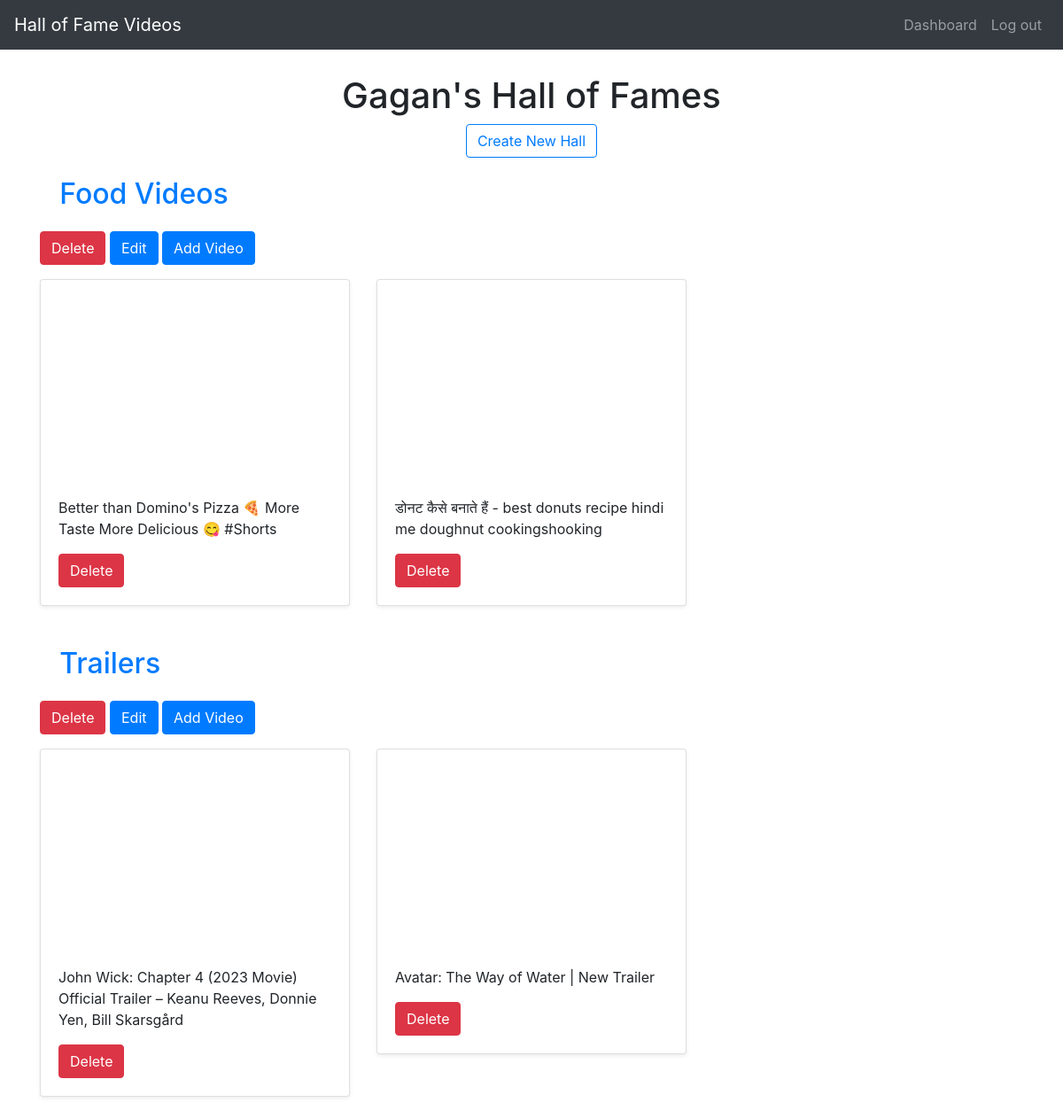
/dashboard (signed in), run on the app's committed database.
### hofvid/models.py (models this page shows, shortened)
class Hall(models.Model):
    title = models.CharField(max_length=300)
    user =  models.ForeignKey(User,on_delete=models.CASCADE)

class Video(models.Model):
    title = models.CharField(max_length=255)
    youtube_id = models.CharField(max_length=255)
    url = models.URLField(max_length=400)
    hall = models.ForeignKey(Hall, on_delete=models.CASCADE)

### hofvid/views.py (the view)
# urls.py: path('dashboard',dashboard,name='dashboard'),
@login_required
def dashboard(request):
    hall = Hall.objects.filter(user=request.user)
    return render(request,'hofvid/dashboard.html',{'halls':hall})

### hofvid/templates/hofvid/dashboard.html (shortened to what this page needs)
{% extends 'hofvid/base.html' %}
{% load static %}
{%block stylesheet%}
<link rel='stylesheet' href="{% static 'dashboard.css'%}">
{%endblock%}
{% block content %}
<div class="container">
<div class="text-center">
    <h1>{{ user.username|title }}'s Hall of Fames</h1>
    <a href="{% url 'create_hall' %}" class="btn btn-outline-primary">Create New Hall</a>
</div>
   {% for hall in halls %}
<h2 style=''><a href="{% url 'detail_hall' hall.id %}">{{ hall.title|title }}</a></h2>
<a href="{% url 'delete_hall' hall.id %}" class="btn btn-danger">Delete</a>
<a href="{% url 'update_hall' hall.id %}" class="btn btn-primary">Edit</a>
<a href="{% url 'add_video' hall.id %}" class="btn btn-primary">Add Video</a>
    <div class="row">
      {% for video in hall.video_set.all %}
      <div class="col-md-4 mt-3">
        <div class="card mb-4 shadow-sm">
          <iframe width="100%" height="225" src="https://www.youtube.com/embed/{{ video.youtube_id }}" frameborder="0" allow="accelerometer; autoplay; encrypted-media; gyroscope; picture-in-picture" allowfullscreen></iframe>
          <div class="card-body">
            <p class="card-text">{{ video.title }}</p>
            {% if hall.user == user %}
            <a href="{% url 'delete_video' video.id %}" class="btn btn-danger">Delete</a>
        {% endif %}
          </div>
        </div>
      </div>
      {% endfor %}
      </div>
    {% endfor %}
</div>
{% endblock %}

### hofvid/static/custom.css (style rules this page uses)
html { scroll-behavior: smooth; }
.container { margin-top: 4%; }
h2 { margin: 2%; }

### hofvid/static/dashboard.css (style rules this page uses)
.container { margin-top:7%; }

### data on the page
Hall: title "Food Videos"
Video: title "Better than Domino's Pizza 🍕 More Taste More Delicious 😋 #Shorts"
Video: title "डोनट कैसे बनाते हैं - best donuts recipe hindi me doughnut cookingshooking"
Hall: title "Trailers"
Video: title "John Wick: Chapter 4 (2023 Movie) Official Trailer – Keanu Reeves, Donnie Yen, Bill Skarsgård"
Video: title "Avatar: The Way of Water | New Trailer"

### other printed values
{{ user.username|title }} "Gagan"
